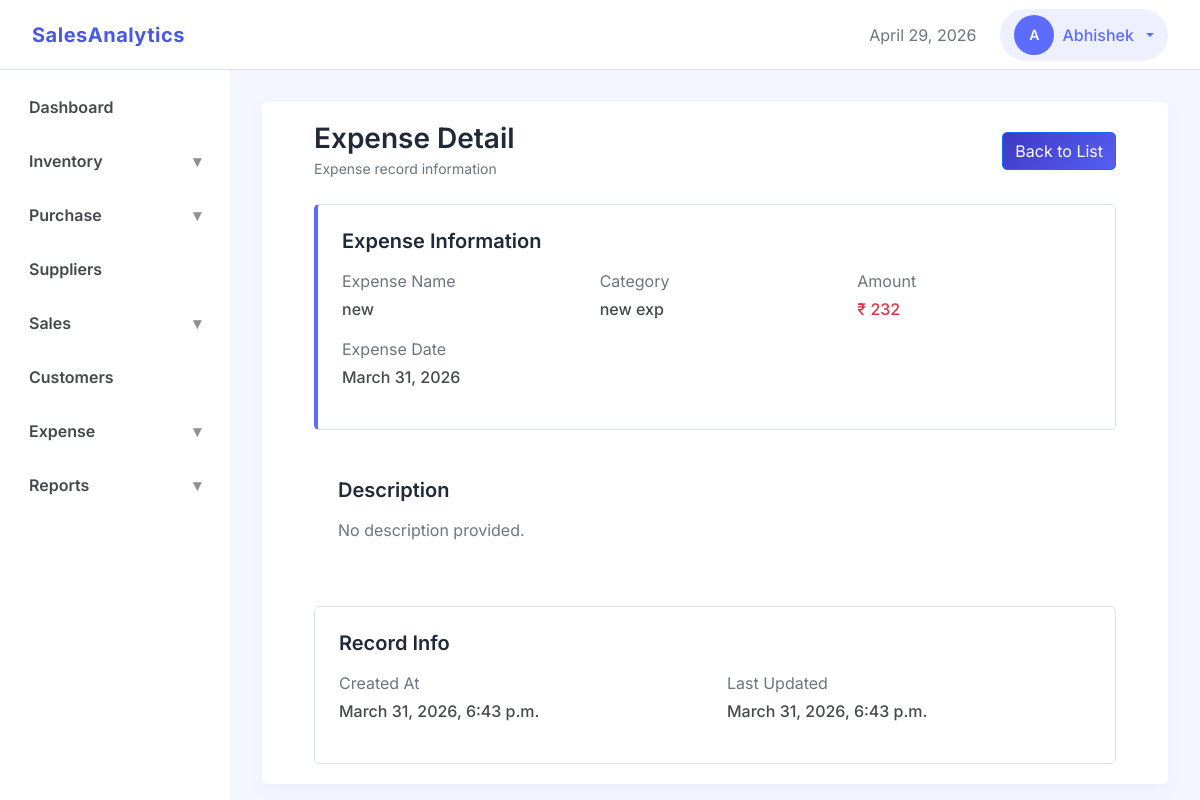
The app's page /expense/list/1 (signed in), older data.
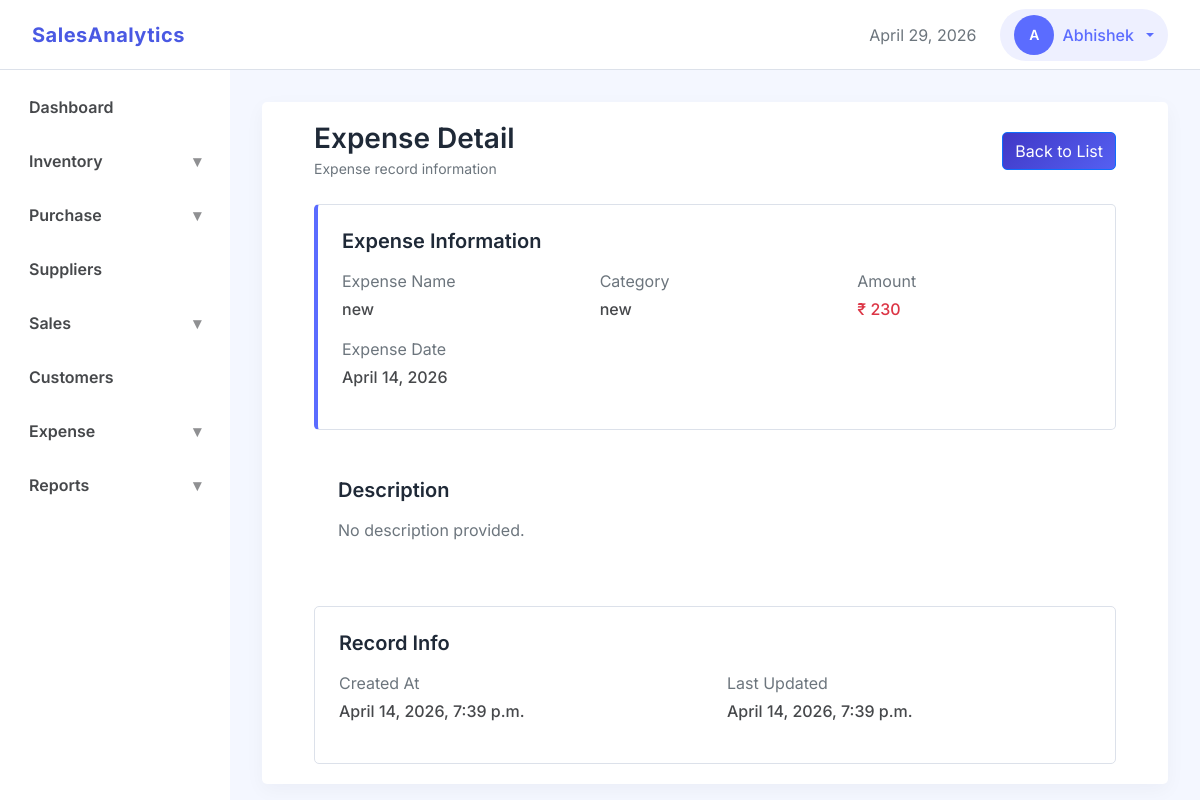
The same page, newer data.
### finance/models.py (models this page shows, shortened)
class Expense(models.Model):
    name = models.CharField(max_length=100)
    category = models.ForeignKey(ExpenseCategory, on_delete=models.CASCADE, related_name='expenses')
    amount = models.DecimalField(max_digits=12, decimal_places=2)
    description = models.TextField(blank=True)
    expense_date = models.DateField(db_index=True, default=localdate)
    business = models.ForeignKey('business.Business', on_delete=models.CASCADE, related_name='expenses')
    created_by = models.ForeignKey('accounts.User', on_delete=models.SET_NULL, null=True, blank=True, related_name='created_expenses')
    updated_at = models.DateTimeField(auto_now=True)
    created_at = models.DateTimeField(auto_now_add=True)

class ExpenseCategory(models.Model):
    name = models.CharField(db_index=True, max_length=100, unique=True)
    description = models.TextField(blank=True)
    business = models.ForeignKey('business.Business', on_delete=models.CASCADE, related_name='expense_categories')
    updated_at = models.DateTimeField(auto_now=True)
    created_at = models.DateTimeField(auto_now_add=True)

### finance/views.py (the view)
# urls.py: path('list/<int:pk>', views.ExpenseDetailView.as_view(), name='expense_detail'),
class ExpenseDetailView(DetailView):
    model = Expense
    context_object_name = 'expense'
    template_name = 'expense/expense_detail.html'
    def get_queryset(self):
        return Expense.objects.filter(business_id=get_business_id(self.request))

### core/context_processors.py (called while the page is built)
def user_role(request):
    if request.user.is_authenticated:
        business_id = request.session.get('business_id')
        if business_id:
            membership = Membership.objects.filter(
                business_id=business_id,
                user=request.user
            ).first()
            if membership:
                return {'user_role': membership.role}
    return {'user_role': None}

### dashboard/templatetags/navigation_tags.py (called while the page is built)
@register.simple_tag(takes_context=True)
def active(context, *url_names):
    request = context['request']
    current_url = request.resolver_match.url_name
    if current_url in url_names:
        return 'active'
    return ''

@register.simple_tag(takes_context=True)
def show_menu(context, *url_names):
    request = context['request']
    current_url = request.resolver_match.url_name
    if current_url in url_names:
        return 'show'
    return ''

### finance/views.py (called while the page is built)
def get_business_id(request):
    return request.session.get('business_id')

### templates/expense/expense_detail.html (shortened to what this page needs)
{% extends "base.html" %}
{% load static %}
{% load humanize %}
{% block css_files%}
    <link rel="stylesheet" href="{% static 'css/apps/list.css' %}">
{% endblock %}
{% block content %}
<div class="container-fluid">
    <div class="d-flex justify-content-between align-items-center mb-4">
        <div>
            <h3 class="section-title mb-0">Expense Detail</h3>
            <small class="text-muted">Expense record information</small>
        </div>
        <a href="{% url 'expense_list' %}" class="btn btn-primary">
            Back to List
        </a>
    </div>
    <div class="custom-card border-left p-4 mb-4">
        <h5 class="mb-3">Expense Information</h5>
        <div class="row">
            <div class="col-md-4">
                <p class="text-muted mb-1">Expense Name</p>
                <p class="text-semibold">{{ expense.name }}</p>
            </div>
            <div class="col-md-4">
                <p class="text-muted mb-1">Category</p>
                <p class="text-semibold">{{ expense.category.name }}</p>
            </div>
            <div class="col-md-4">
                <p class="text-muted mb-1">Amount</p>
                <p class="text-semibold text-danger">
                    ₹ {{ expense.amount|floatformat:0|intcomma }}
                </p>
            </div>
            <div class="col-md-4">
                <p class="text-muted mb-1">Expense Date</p>
                <p class="text-semibold">{{ expense.expense_date }}</p>
            </div>
        </div>
    </div>
    <div class="rounded p-4 mb-4">
        <h5 class="mb-3">Description</h5>
        {% if expense.description %}
            <p class="text-semibold">{{ expense.description }}</p>
        {% else %}
            <p class="text-muted">No description provided.</p>
        {% endif %}
    </div>
    <div class="custom-card p-4">
        <h5 class="mb-3">Record Info</h5>
        <div class="row">
            <div class="col-md-6">
                <p class="text-muted mb-1">Created At</p>
                <p class="text-semibold">{{ expense.created_at }}</p>
            </div>
            <div class="col-md-6">
                <p class="text-muted mb-1">Last Updated</p>
                <p class="text-semibold">{{ expense.updated_at }}</p>
            </div>
        </div>
    </div>
</div>
{% endblock %}

Row changes from the older to the newer data that the page shows:
changed Expense "new": category.name "new exp" → "new"; amount "232" → "230"; expense_date "March 31, 2026" → "April 14, 2026"; created_at "March 31, 2026, 6:43 p.m." → "April 14, 2026, 7:39 p.m."; updated_at "March 31, 2026, 6:43 p.m." → "April 14, 2026, 7:39 p.m."
